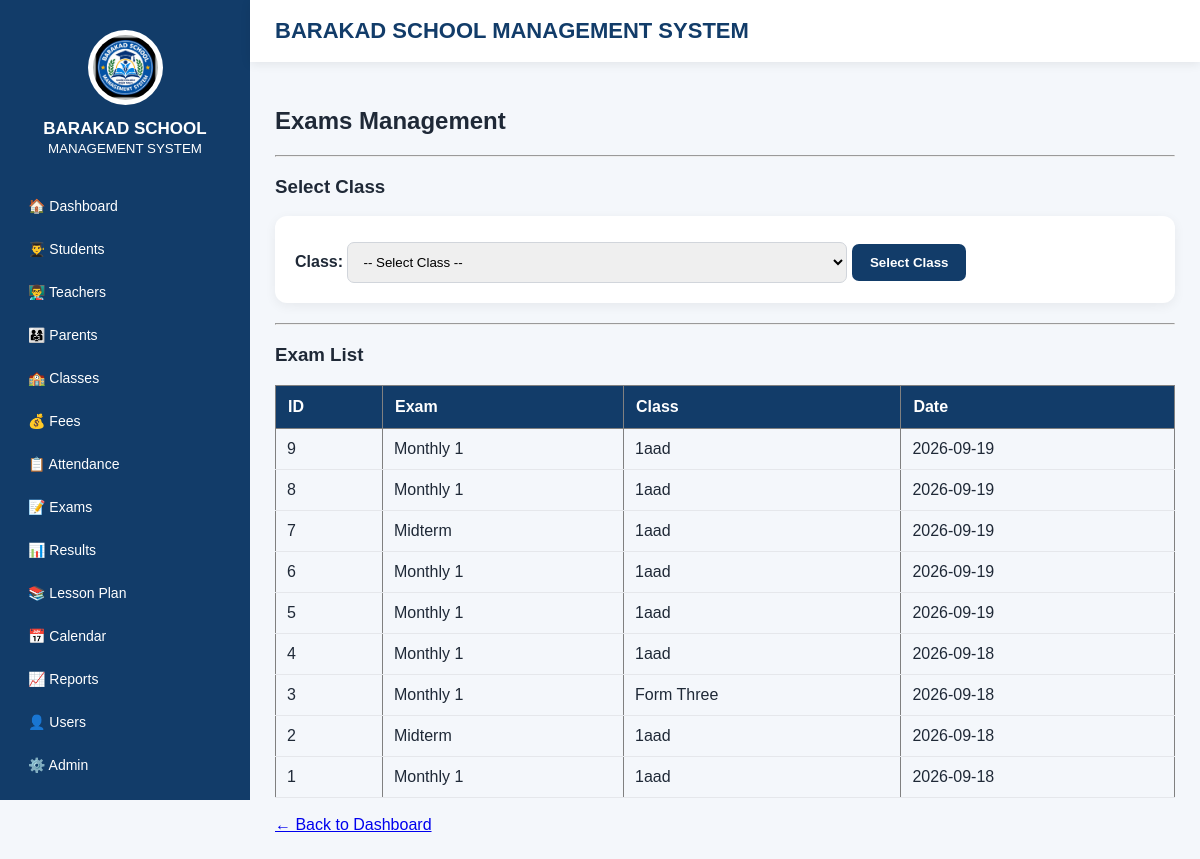
/exams, run on the app's committed database.
### tables this page shows
CREATE TABLE exams (
            id INTEGER PRIMARY KEY AUTOINCREMENT,
            name TEXT,
            class_name TEXT,
            date TEXT
        , pass_mark REAL DEFAULT 50, teacher_user_id INTEGER);

### app.py (the view)
@app.route("/exams")
def exams():
    selected_class = request.args.get(
        "class_name",
        ""
    )
    db = get_db()
    exams_list = db.execute("""
        SELECT *
        FROM exams
        ORDER BY id DESC
    """).fetchall()
    db.close()
    return render_template(
        "exams.html",
        exams=exams_list,
        selected_class=selected_class,
        classes=CLASS_LIST
    )

### app.py (called while the page is built)
def get_db():
    db = sqlite3.connect(DATABASE)
    db.row_factory = sqlite3.Row
    return db

### templates/exams.html (shortened to what this page needs)
{% extends "base.html" %}
{% block content %}
<h2>Exams Management</h2>
<hr>
<h3>Select Class</h3>
<form method="GET" action="/exams">
    <label><strong>Class:</strong></label>
    <select name="class_name" required>
        <option value="">-- Select Class --</option>
    </select>
    <button type="submit">
        Select Class
    </button>
</form>
<hr>
<h3>Exam List</h3>
<table border="1" cellpadding="8" cellspacing="0">
    <tr>
        <th>ID</th>
        <th>Exam</th>
        <th>Class</th>
        <th>Date</th>
    </tr>
    {% if exams %}
        {% for exam in exams %}
        <tr>
            <td>
                {{ exam["id"] }}
            </td>
            <td>
                {{ exam["name"] }}
            </td>
            <td>
                {{ exam["class_name"] }}
            </td>
            <td>
                {{ exam["date"] }}
            </td>
        </tr>
        {% endfor %}
    {% else %}
        <tr>
            <td colspan="4">
                Weli exam lama gelin.
            </td>
        </tr>
    {% endif %}
</table>
<br>
<a href="/dashboard">
    ← Back to Dashboard
</a>
{% endblock %}

### templates/base.html (shortened to what this page needs)
<!DOCTYPE html>
<html lang="en">
<head>
</head>
<body>
<div class="sidebar">
    <div class="logo-box">
        <img src="{{ url_for('static', filename='logo.png') }}"
             onerror="this.style.display='none';">
        <div class="school-name">
            BARAKAD SCHOOL
        </div>
        <small>
            MANAGEMENT SYSTEM
        </small>
    </div>
    <a href="/dashboard">🏠 Dashboard</a>
    <a href="/students">👨‍🎓 Students</a>
    <a href="/teachers">👨‍🏫 Teachers</a>
    <a href="/parents">👨‍👩‍👧 Parents</a>
    <a href="/classes">🏫 Classes</a>
    <a href="/fees">💰 Fees</a>
    <a href="/attendance">📋 Attendance</a>
    <a href="/exams">📝 Exams</a>
    <a href="/results">📊 Results</a>
    <a href="/lesson-plan">📚 Lesson Plan</a>
    <a href="/calendar">📅 Calendar</a>
    <a href="/reports">📈 Reports</a>
    <a href="/users">👤 Users</a>
    <a href="/admin">⚙️ Admin</a>
    <a href="/about">ℹ️ About Us</a>
</div>
<div class="main">
    <div class="topbar">
        <h1>
            BARAKAD SCHOOL MANAGEMENT SYSTEM
        </h1>
    </div>
    <div class="content">
        {% block content %}
        {% endblock %}
    </div>
</div>
</body>
</html>

### templates/base.html (style rules this page uses)
* { box-sizing: border-box; }
body { margin: 0; font-family: Arial, Helvetica, sans-serif; background: #f4f7fb; color: #1f2937; }
.sidebar { position: fixed; left: 0; top: 0; width: 250px; height: 100vh; background: #123c69; color: white; padding: 20px 15px; overflow-y: auto; }
.logo-box { text-align: center; padding: 10px; margin-bottom: 20px; }
.logo-box img { width: 75px; height: 75px; object-fit: contain; border-radius: 50%; background: white; padding: 5px; }
.school-name { font-size: 17px; font-weight: bold; margin-top: 10px; }
.sidebar a { display: block; color: white; text-decoration: none; padding: 11px 13px; margin: 5px 0; border-radius: 8px; font-size: 14px; }
.main { margin-left: 250px; min-height: 100vh; }
.topbar { background: white; padding: 18px 25px; box-shadow: 0 2px 10px rgba(0,0,0,0.08); position: sticky; top: 0; z-index: 10; }
.topbar h1 { margin: 0; font-size: 22px; color: #123c69; }
.content { padding: 25px; }
form { background: white; padding: 20px; border-radius: 12px; box-shadow: 0 3px 12px rgba(0,0,0,0.06); margin-bottom: 20px; }
input, select, textarea { width: 100%; max-width: 500px; padding: 11px; border: 1px solid #d1d5db; border-radius: 7px; margin-top: 6px; }
button { background: #123c69; color: white; border: none; padding: 11px 18px; border-radius: 7px; cursor: pointer; font-weight: bold; }
table { width: 100%; border-collapse: collapse; }
th { background: #123c69; color: white; padding: 12px; text-align: left; }
td { padding: 11px; border-bottom: 1px solid #e5e7eb; }

### data on the page
exams: id "9", name "Monthly 1", class_name "1aad", date "2026-09-19"
exams: id "8", name "Monthly 1", class_name "1aad", date "2026-09-19"
exams: id "7", name "Midterm", class_name "1aad", date "2026-09-19"
exams: id "6", name "Monthly 1", class_name "1aad", date "2026-09-19"
exams: id "5", name "Monthly 1", class_name "1aad", date "2026-09-19"
exams: id "4", name "Monthly 1", class_name "1aad", date "2026-09-18"
exams: id "3", name "Monthly 1", class_name "Form Three", date "2026-09-18"
exams: id "2", name "Midterm", class_name "1aad", date "2026-09-18"
exams: id "1", name "Monthly 1", class_name "1aad", date "2026-09-18"
